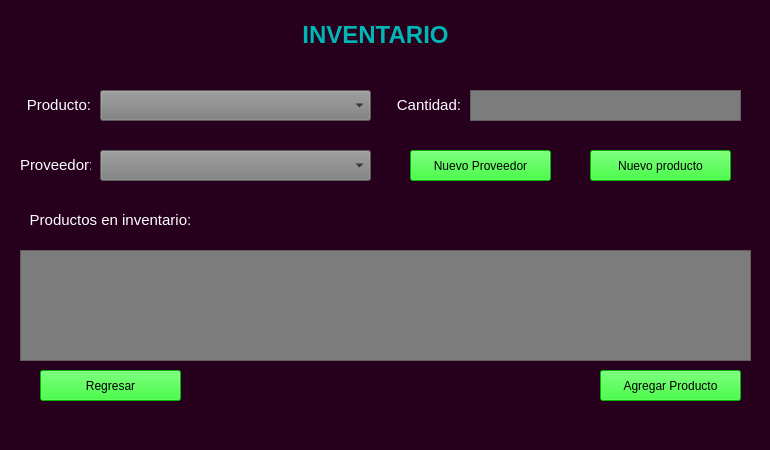
<?xml version="1.0" encoding="UTF-8"?>
<ui version="4.0">
 <class>inventario</class>
 <widget class="QMainWindow" name="inventario">
  <property name="geometry">
   <rect>
    <x>0</x>
    <y>0</y>
    <width>770</width>
    <height>450</height>
   </rect>
  </property>
  <property name="windowTitle">
   <string>MainWindow</string>
  </property>
  <property name="styleSheet">
   <string notr="true">background-color: rgb(38, 0, 28);</string>
  </property>
  <widget class="QWidget" name="centralwidget">
   <widget class="QLabel" name="inv_label_producto">
    <property name="geometry">
     <rect>
      <x>20</x>
      <y>90</y>
      <width>71</width>
      <height>31</height>
     </rect>
    </property>
    <property name="styleSheet">
     <string notr="true">color: rgb(255, 255, 255);</string>
    </property>
    <property name="text">
     <string>&lt;html&gt;&lt;head/&gt;&lt;body&gt;&lt;p align=&quot;right&quot;&gt;&lt;span style=&quot; font-size:11pt; color:#ffffff;&quot;&gt;Producto:&lt;/span&gt;&lt;/p&gt;&lt;/body&gt;&lt;/html&gt;</string>
    </property>
   </widget>
   <widget class="QLabel" name="inv_label_cantidad">
    <property name="geometry">
     <rect>
      <x>390</x>
      <y>90</y>
      <width>71</width>
      <height>31</height>
     </rect>
    </property>
    <property name="styleSheet">
     <string notr="true">color: rgb(255, 255, 255);</string>
    </property>
    <property name="text">
     <string>&lt;html&gt;&lt;head/&gt;&lt;body&gt;&lt;p align=&quot;right&quot;&gt;&lt;span style=&quot; font-size:11pt; color:#ffffff;&quot;&gt;Cantidad:&lt;/span&gt;&lt;/p&gt;&lt;/body&gt;&lt;/html&gt;</string>
    </property>
   </widget>
   <widget class="QLabel" name="inv_label_titulo">
    <property name="geometry">
     <rect>
      <x>40</x>
      <y>10</y>
      <width>671</width>
      <height>51</height>
     </rect>
    </property>
    <property name="styleSheet">
     <string notr="true"/>
    </property>
    <property name="text">
     <string>&lt;html&gt;&lt;head/&gt;&lt;body&gt;&lt;p align=&quot;center&quot;&gt;&lt;span style=&quot; font-size:18pt; font-weight:600; color:#00b6b6;&quot;&gt;INVENTARIO&lt;/span&gt;&lt;/p&gt;&lt;/body&gt;&lt;/html&gt;</string>
    </property>
   </widget>
   <widget class="QLabel" name="inv_label_lista_inventario">
    <property name="geometry">
     <rect>
      <x>20</x>
      <y>210</y>
      <width>181</width>
      <height>21</height>
     </rect>
    </property>
    <property name="styleSheet">
     <string notr="true">color: rgb(255, 255, 255);</string>
    </property>
    <property name="text">
     <string>&lt;html&gt;&lt;head/&gt;&lt;body&gt;&lt;p align=&quot;center&quot;&gt;&lt;span style=&quot; font-size:11pt; color:#ffffff;&quot;&gt;Productos en inventario:&lt;/span&gt;&lt;/p&gt;&lt;/body&gt;&lt;/html&gt;</string>
    </property>
   </widget>
   <widget class="QPushButton" name="inv_button_newProducto">
    <property name="geometry">
     <rect>
      <x>590</x>
      <y>150</y>
      <width>141</width>
      <height>31</height>
     </rect>
    </property>
    <property name="styleSheet">
     <string notr="true">background-color: rgb(0, 255, 0);</string>
    </property>
    <property name="text">
     <string>Nuevo producto</string>
    </property>
   </widget>
   <widget class="QPushButton" name="inv_button_newProveedor">
    <property name="geometry">
     <rect>
      <x>410</x>
      <y>150</y>
      <width>141</width>
      <height>31</height>
     </rect>
    </property>
    <property name="styleSheet">
     <string notr="true">background-color: rgb(0, 255, 0);</string>
    </property>
    <property name="text">
     <string>Nuevo Proveedor</string>
    </property>
   </widget>
   <widget class="QPlainTextEdit" name="inv_text_cantidad">
    <property name="geometry">
     <rect>
      <x>470</x>
      <y>90</y>
      <width>271</width>
      <height>31</height>
     </rect>
    </property>
    <property name="styleSheet">
     <string notr="true">background-color: rgb(124, 124, 124);</string>
    </property>
   </widget>
   <widget class="QLabel" name="inv_label_proveedor">
    <property name="geometry">
     <rect>
      <x>20</x>
      <y>150</y>
      <width>71</width>
      <height>31</height>
     </rect>
    </property>
    <property name="styleSheet">
     <string notr="true">color: rgb(255, 255, 255);</string>
    </property>
    <property name="text">
     <string>&lt;html&gt;&lt;head/&gt;&lt;body&gt;&lt;p align=&quot;right&quot;&gt;&lt;span style=&quot; font-size:11pt; color:#ffffff;&quot;&gt;Proveedor:&lt;/span&gt;&lt;/p&gt;&lt;/body&gt;&lt;/html&gt;</string>
    </property>
   </widget>
   <widget class="QComboBox" name="inv_box_proveedorStock">
    <property name="geometry">
     <rect>
      <x>100</x>
      <y>150</y>
      <width>271</width>
      <height>31</height>
     </rect>
    </property>
    <property name="styleSheet">
     <string notr="true">background-color: rgb(124, 124, 124);</string>
    </property>
   </widget>
   <widget class="QListView" name="inv_listView_inventario">
    <property name="geometry">
     <rect>
      <x>20</x>
      <y>250</y>
      <width>731</width>
      <height>111</height>
     </rect>
    </property>
    <property name="styleSheet">
     <string notr="true">background-color: rgb(124, 124, 124);</string>
    </property>
   </widget>
   <widget class="QPushButton" name="inv_button_regresar">
    <property name="geometry">
     <rect>
      <x>40</x>
      <y>370</y>
      <width>141</width>
      <height>31</height>
     </rect>
    </property>
    <property name="styleSheet">
     <string notr="true">background-color: rgb(0, 255, 0);</string>
    </property>
    <property name="text">
     <string>Regresar</string>
    </property>
   </widget>
   <widget class="QComboBox" name="inv_box_productoStock">
    <property name="geometry">
     <rect>
      <x>100</x>
      <y>90</y>
      <width>271</width>
      <height>31</height>
     </rect>
    </property>
    <property name="styleSheet">
     <string notr="true">background-color: rgb(124, 124, 124);</string>
    </property>
   </widget>
   <widget class="QPushButton" name="inv_button_addProducto">
    <property name="geometry">
     <rect>
      <x>600</x>
      <y>370</y>
      <width>141</width>
      <height>31</height>
     </rect>
    </property>
    <property name="styleSheet">
     <string notr="true">background-color: rgb(0, 255, 0);</string>
    </property>
    <property name="text">
     <string>Agregar Producto</string>
    </property>
   </widget>
  </widget>
  <widget class="QMenuBar" name="menubar">
   <property name="geometry">
    <rect>
     <x>0</x>
     <y>0</y>
     <width>770</width>
     <height>21</height>
    </rect>
   </property>
  </widget>
  <widget class="QStatusBar" name="statusbar"/>
 </widget>
 <resources/>
 <connections/>
</ui>
